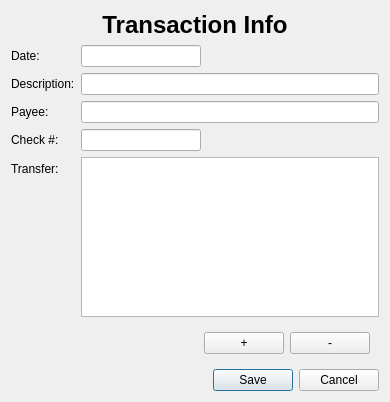
<?xml version="1.0" encoding="UTF-8"?>
<ui version="4.0">
 <class>TransactionPanel</class>
 <widget class="QDialog" name="TransactionPanel">
  <property name="geometry">
   <rect>
    <x>0</x>
    <y>0</y>
    <width>390</width>
    <height>402</height>
   </rect>
  </property>
  <property name="windowTitle">
   <string>Transaction Info</string>
  </property>
  <property name="modal">
   <bool>true</bool>
  </property>
  <layout class="QVBoxLayout" name="verticalLayout">
   <item>
    <widget class="QLabel" name="label">
     <property name="font">
      <font>
       <pointsize>18</pointsize>
       <weight>75</weight>
       <bold>true</bold>
      </font>
     </property>
     <property name="text">
      <string>Transaction Info</string>
     </property>
     <property name="alignment">
      <set>Qt::AlignCenter</set>
     </property>
    </widget>
   </item>
   <item>
    <layout class="QFormLayout" name="formLayout">
     <property name="fieldGrowthPolicy">
      <enum>QFormLayout::ExpandingFieldsGrow</enum>
     </property>
     <item row="0" column="0">
      <widget class="QLabel" name="label_2">
       <property name="text">
        <string>Date:</string>
       </property>
       <property name="buddy">
        <cstring>dateEdit</cstring>
       </property>
      </widget>
     </item>
     <item row="0" column="1">
      <widget class="DateEdit" name="dateEdit">
       <property name="maximumSize">
        <size>
         <width>120</width>
         <height>16777215</height>
        </size>
       </property>
      </widget>
     </item>
     <item row="1" column="0">
      <widget class="QLabel" name="label_3">
       <property name="text">
        <string>Description:</string>
       </property>
       <property name="buddy">
        <cstring>descriptionEdit</cstring>
       </property>
      </widget>
     </item>
     <item row="1" column="1">
      <widget class="CompletableEdit" name="descriptionEdit"/>
     </item>
     <item row="2" column="0">
      <widget class="QLabel" name="label_4">
       <property name="text">
        <string>Payee:</string>
       </property>
       <property name="buddy">
        <cstring>payeeEdit</cstring>
       </property>
      </widget>
     </item>
     <item row="2" column="1">
      <widget class="CompletableEdit" name="payeeEdit"/>
     </item>
     <item row="3" column="0">
      <widget class="QLabel" name="label_5">
       <property name="text">
        <string>Check #:</string>
       </property>
       <property name="buddy">
        <cstring>checkNoEdit</cstring>
       </property>
      </widget>
     </item>
     <item row="3" column="1">
      <widget class="QLineEdit" name="checkNoEdit">
       <property name="maximumSize">
        <size>
         <width>120</width>
         <height>16777215</height>
        </size>
       </property>
      </widget>
     </item>
     <item row="4" column="0">
      <widget class="QLabel" name="label_6">
       <property name="text">
        <string>Transfer:</string>
       </property>
       <property name="buddy">
        <cstring>splitTableView</cstring>
       </property>
      </widget>
     </item>
     <item row="4" column="1">
      <widget class="QTableView" name="splitTableView">
       <attribute name="horizontalHeaderDefaultSectionSize">
        <number>40</number>
       </attribute>
       <attribute name="verticalHeaderVisible">
        <bool>false</bool>
       </attribute>
       <attribute name="verticalHeaderDefaultSectionSize">
        <number>18</number>
       </attribute>
      </widget>
     </item>
     <item row="5" column="1">
      <widget class="QWidget" name="widget" native="true">
       <property name="sizePolicy">
        <sizepolicy hsizetype="Expanding" vsizetype="Preferred">
         <horstretch>0</horstretch>
         <verstretch>0</verstretch>
        </sizepolicy>
       </property>
       <layout class="QHBoxLayout" name="horizontalLayout">
        <item>
         <spacer name="horizontalSpacer">
          <property name="orientation">
           <enum>Qt::Horizontal</enum>
          </property>
          <property name="sizeHint" stdset="0">
           <size>
            <width>40</width>
            <height>20</height>
           </size>
          </property>
         </spacer>
        </item>
        <item>
         <widget class="QPushButton" name="pushButton">
          <property name="text">
           <string>+</string>
          </property>
         </widget>
        </item>
        <item>
         <widget class="QPushButton" name="pushButton_2">
          <property name="text">
           <string>-</string>
          </property>
         </widget>
        </item>
       </layout>
      </widget>
     </item>
    </layout>
   </item>
   <item>
    <widget class="QDialogButtonBox" name="buttonBox">
     <property name="orientation">
      <enum>Qt::Horizontal</enum>
     </property>
     <property name="standardButtons">
      <set>QDialogButtonBox::Cancel|QDialogButtonBox::Save</set>
     </property>
    </widget>
   </item>
  </layout>
 </widget>
 <customwidgets>
  <customwidget>
   <class>DateEdit</class>
   <extends>QLineEdit</extends>
   <header>support.date_edit</header>
  </customwidget>
  <customwidget>
   <class>CompletableEdit</class>
   <extends>QLineEdit</extends>
   <header>support.completable_edit</header>
  </customwidget>
 </customwidgets>
 <resources/>
 <connections>
  <connection>
   <sender>buttonBox</sender>
   <signal>accepted()</signal>
   <receiver>TransactionPanel</receiver>
   <slot>accept()</slot>
   <hints>
    <hint type="sourcelabel">
     <x>224</x>
     <y>342</y>
    </hint>
    <hint type="destinationlabel">
     <x>157</x>
     <y>274</y>
    </hint>
   </hints>
  </connection>
  <connection>
   <sender>buttonBox</sender>
   <signal>rejected()</signal>
   <receiver>TransactionPanel</receiver>
   <slot>reject()</slot>
   <hints>
    <hint type="sourcelabel">
     <x>292</x>
     <y>348</y>
    </hint>
    <hint type="destinationlabel">
     <x>286</x>
     <y>274</y>
    </hint>
   </hints>
  </connection>
 </connections>
</ui>
